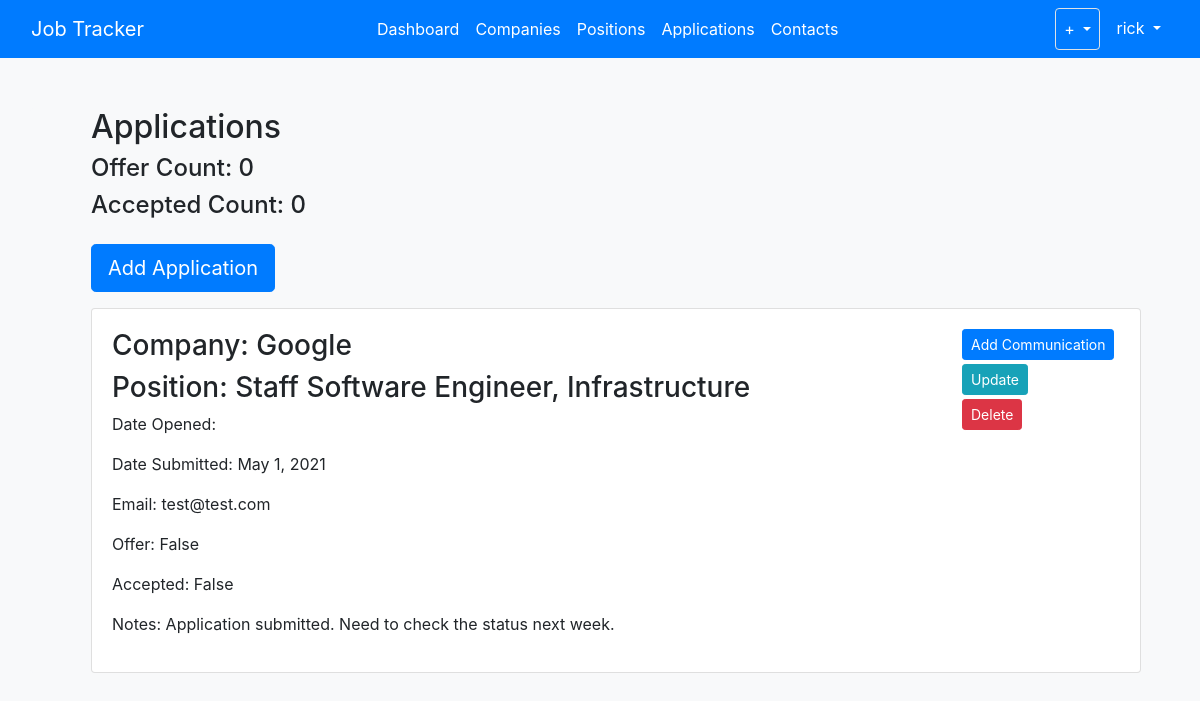
/applications/ (signed in), run on the app's committed database.
### jobs/models.py (models this page shows, shortened)
class Application(models.Model):
	user = models.ForeignKey(
		User,
		on_delete=models.CASCADE,
		default=1
		)
	position = models.ForeignKey(
		Position,
		on_delete=models.CASCADE
		)
	date_started = models.DateField(null=True, blank=True)
	date_submitted = models.DateField(null=True, blank=True)
	email_used = models.EmailField(null=True, blank=True, max_length=128)
	offer = models.BooleanField()
	accepted = models.BooleanField()
	notes = models.TextField(null=True, blank=True)

class Position(models.Model):
	INDUSTRY_SKILL = [
		('Java', 'Java'),
		('C++', 'C++'),
		('Algorithm Design', 'Algorithm Design'),
		('Object Oriented', 'Object Oriented'),
		('Kubernetes', 'Kubernetes')
	]
	user = models.ForeignKey(
		User,
		on_delete=models.CASCADE,
		default=1
		)
	company = models.ForeignKey(
		Company,
		on_delete=models.CASCADE
		)
	position_title = models.CharField(max_length=100)
	position_url = models.URLField(max_length=300, null=True)
	date_opened = models.DateField(null=True)
	date_closed = models.DateField(null=True, blank=True, default='')
	skills = models.CharField(choices=INDUSTRY_SKILL, max_length=100) # Need to look into multiple selection
	job_description = models.TextField(null=True)

class Company(models.Model):
	INDUSTRY_CHOICES = [
		('tech', 'Tech'),
		('ecommerce', 'Ecommerce'),
		('healthcare', 'Healthcare'),
		('pharma', 'Pharmaceutical'),
		('aerospace', 'Aerospace'),
		('fintech', 'FinTech'),
		('nonprofit', 'Nonprofit'),
		('defense', 'Defense'),
		('other', 'Other'),
	]
	user = models.ForeignKey(
		User,
		on_delete=models.CASCADE,
		default=1)
	name = models.CharField(max_length=100)
	careers_url = models.URLField(max_length=300, null=True, blank=True)
	industry = models.CharField(choices=INDUSTRY_CHOICES, max_length=100, null=True, blank=True)

### jobs/views.py (the view)
# urls.py: path('applications/', ApplicationListView.as_view(), name='jobs-list-applications'),
class ApplicationListView(LoginRequiredMixin, ListView):
    model = Application
    template_name = 'jobs/applications.html'
    context_object_name = 'applications'
    fields = ['position', 'date_started', 'date_submitted', 'email_used', 'offer',
                'accepted', 'notes']
    def get_context_data(self, **kwargs):
        offer = Application.objects.all().filter(offer=True).count()
        accepted = Application.objects.all().filter(accepted=True).count()
        context = super().get_context_data(**kwargs)
        context['offer_count'] = offer
        context['accepted_count'] = accepted
        return context

### jobs/templates/jobs/applications.html
{% extends "jobs/base.html" %}
{% block content %}
<div class="container h-100 mt-5">
    <div class="container ml-3">
        <div class="row mt-3">
            <div class="col-md-auto">
                <h2>Applications</h2>
                <h4>Offer Count: {{ offer_count }}</h4>
                <h4>Accepted Count: {{ accepted_count }}</h4>
            </div>
        </div>
        <div class="row mt-3">
            <div class="col-md-auto">
                <button type="button" class="btn btn-primary btn-lg" onclick="location.href='/applications/new'">Add Application</button>
            </div>
        </div>
    </div>
    <div class="container positions mt-3 ml-3 mb-5">
        {% for application in applications %}
        <div class="card mb-3">
            <div class="card-body">
                <div class="row">
                    <div class="col-md-10">
                        <h3>Company: {{ application.position.company.name }}</h3>
                        <h3>Position: {{ application.position.position_title }}</h3>
                        <p>Date Opened: {{ application.date_opened }}</p>
                        <p>Date Submitted: {{ application.date_submitted }}</p>
                        <p>Email: {{ application.email_used }}</p>
                        <p>Offer: {{ application.offer }}</p>
                        <p>Accepted: {{ application.accepted }}</p>
                        <p>Notes: {{ application.notes }}</p>
                    </div>
                    <div class="col-md-2 align-content-stretch">
                        <div class="row mb-1">
                            <a class="btn btn-sm btn-primary" href="{% url 'jobs-new-communication' %}?application={{ application.id }}">Add Communication</a>
                        </div>
                        <div class="row mb-1">
                            <a class="btn btn-sm btn-info" href="{% url 'jobs-update-application' application.id %}"> Update</a>
                        </div>
                        <div class="row mb-1">
                            <a class="btn btn-sm btn-danger" href="{% url 'jobs-delete-application' application.id %}"> Delete</a>
                        </div>
                    </div>
                </div>
            </div>
        </div>
        {% endfor %}
    </div>
</div>
{% endblock content %}

### jobs/templates/jobs/base.html (shortened to what this page needs)
{% load static %}
<!DOCTYPE html>
<html>
<head>
    <link rel="stylesheet" href="https://cdn.jsdelivr.net/npm/bootstrap@4.5.3/dist/css/bootstrap.min.css">
    <link rel="stylesheet" type="text/css" href="{% static 'jobs/style.css' %}">
</head>
<body class="h-100 bg-light">
	<nav class="navbar navbar-expand-lg navbar-dark bg-primary fixed-top">
		<div class="container-fluid">
			<a class="navbar-brand" href="/">Job Tracker</a>
			<div class="collapse navbar-collapse" id="expandMenu">
				<ul class="navbar-nav mr-auto">
					{% if request.user.is_authenticated %}
					<li class="nav-item">
						<a class="nav-link active" aria-current="page" href="/">Dashboard</a>
					</li>
					<li class="nav-item">
						<a class="nav-link active" href="{% url 'jobs-companies' %}">Companies</a>
					</li>
					<li class="nav-item">
						<a class="nav-link active" href="{% url 'jobs-list-positions' %}">Positions</a>
					</li>
					<li class="nav-item">
						<a class="nav-link active" href="{% url 'jobs-list-applications' %}">Applications</a>
					</li>
					<li class="nav-item">
						<a class="nav-link active" href="/contacts">Contacts</a>
					</li>
					{% endif %}
				</ul>
				<ul class="navbar-nav">
					{% if request.user.is_authenticated %}
					<li class="dropdown border rounded">
						<a class="nav-link active dropdown-toggle" href="#" id="navbarDropdownMenuLink" role="button" data-bs-toggle="dropdown" aria-expanded="false"> + </a>
					</li>
					<li class="dropdown ml-2">
						<a class="nav-link active dropdown-toggle" href="#" id="navbarDropdownMenuLink" role="button" data-bs-toggle="dropdown" aria-expanded="false"> {{ request.user.username }} </a>
					</li>
					{% endif %}
				</ul>
			</div>
		</div>
	</nav>
	<div class="container bg-light rounded">
		{% block content %}{% endblock %}
	</div>
</body>
</html>

### jobs/static/jobs/style.css (style rules this page uses)
body { padding-top: 60px; }

### data on the page
Application: position.company.name "Google", position.position_title "Staff Software Engineer, Infrastructure", date_submitted "May 1, 2021", email_used "test@test.com", offer "False", accepted "False", notes "Application submitted. Need to check the status next week."

### other printed values
{{ request.user.username }} "rick"
{{ offer_count }} "0"
{{ accepted_count }} "0"
